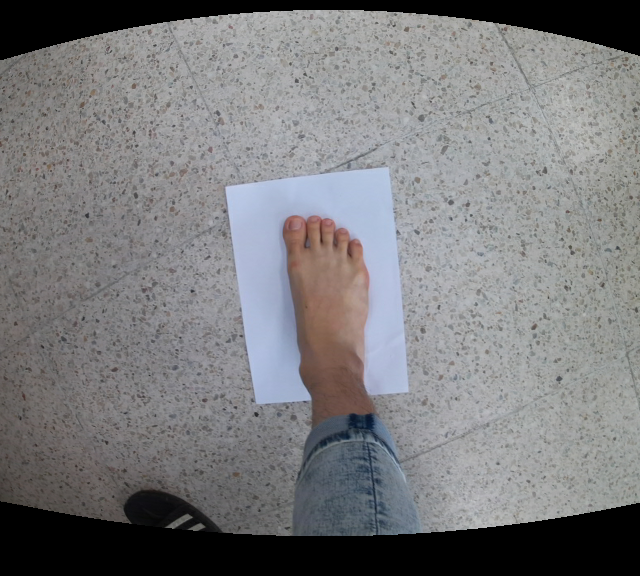
#> input picture data/final/People10/color2depth0.png, 640 x 576 px, found by its file name
$ python main.py
#> lines starting #> are read from the running program, lines starting #| are printed output that depends on the picture; after the words box and inside, x2 and y2 are one past the last pixel; in counts of white or black regions, pixels touching at a corner belong together
#> further down, color is the input picture: shape (576, 640, 3); mean B, G, R 124.1, 122.3, 122.4
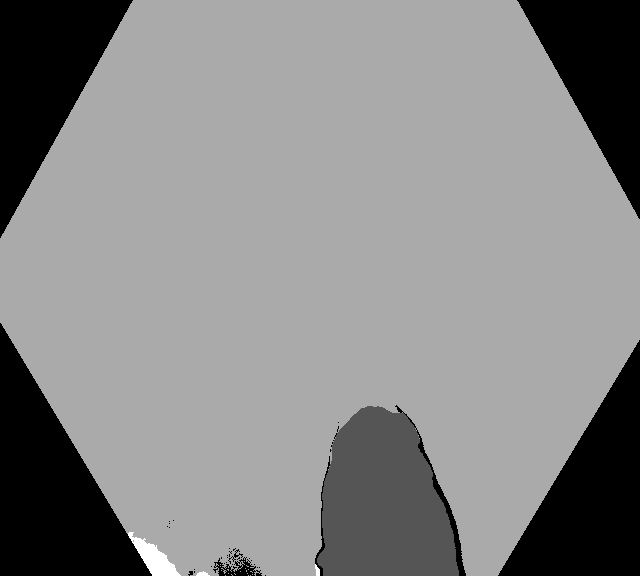
#> input picture data/final/People10/depth0.png, 640 x 576 px, found by its file name
#> further down, depth is the input picture: shape (576, 640) uint16; min 0, max 787, mean 521.8
### python/detect.py
import cv2
import numpy as np
from matplotlib import pyplot as plt
import time

def gradient(arr):#grayscale uint8 이미지의 gradient를 구함
    img_y = np.gradient(arr, axis=0)  # y차원 기울기
    img_x = np.gradient(arr, axis=1)  # x차원 기울기
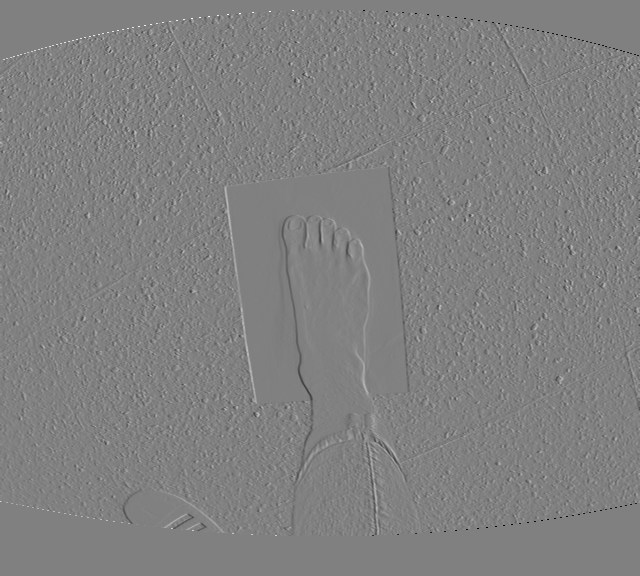
#> img_x: shape (576, 640) float64; min -93, max 91, mean 0.1; drawn with min black and max white
    return np.sqrt(np.square(img_x) + np.square(img_y)).astype(np.uint8)  # 기울기크기(int)

def detect_a4(img,debug=False):#확실하게 a4인 부분 detect
    gray = cv2.cvtColor(img, cv2.COLOR_BGR2GRAY)
    grad = gradient(gray)
    hist_gray = cv2.calcHist([gray], [0], None, [255], [0, 255])
#> hist_gray = 255 values, max 49376 at index 0, min 0 at index 1, mean 1445.6
    hist_gray[0][0] = 0
    hist_grad = np.gradient(hist_gray, axis=0)
#> hist_grad = 255 values, max 289 at index 190, min -659 at index 194, mean 0
    hist_grad = np.abs(hist_grad)
#> hist_grad = 255 values, max 659 at index 194, min 0 at index 0, mean 60.49
    ret=np.argmax(hist_grad)#가장 밝은 값이 바닥인 경우가 있어서
#> ret = 194
    if ret<150:ret=200 #의 경우가 더 잘 되긴함
    #if debug==True:print(ret)
    while (1):
        #if debug==True:print(ret)
        _, thr1 = cv2.threshold(gray, ret, 255, cv2.THRESH_BINARY)
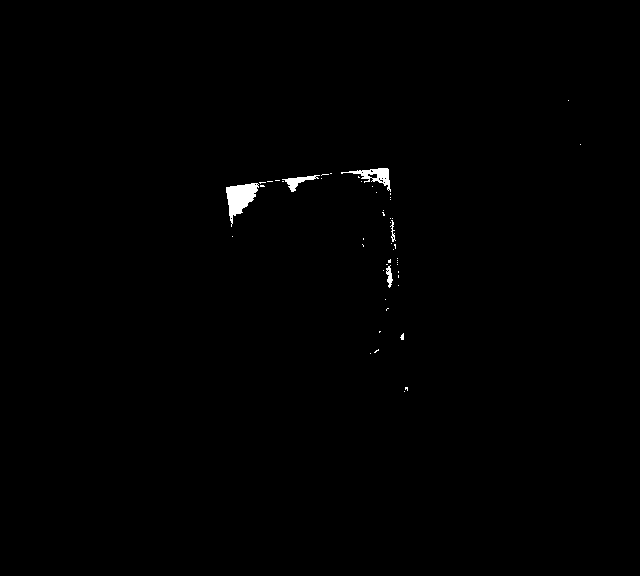
#> thr1: shape (576, 640); 0.43% white; 51 white regions (46 under 20 px), largest, box (x1, y1, x2, y2) and area: (226, 183, 259, 227) 727, (341, 168, 391, 192) 380, (282, 175, 320, 192) 214, (386, 265, 393, 288) 86, (390, 220, 396, 242) 47
        _, thr2 = cv2.threshold(grad, 10, 255, cv2.THRESH_BINARY_INV)#a4의 밝기가 일정한 것을 이용해서 오차 줄임
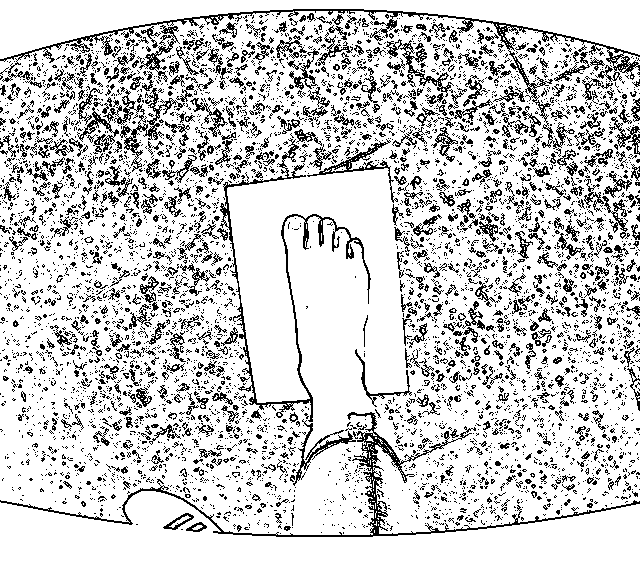
#> thr2: shape (576, 640); 81.1% white; black in thin lines or dots
        thr = cv2.bitwise_and(thr1, thr2)
#> thr: shape (576, 640); 0.41% white; 52 white regions (47 under 20 px), largest, box (x1, y1, x2, y2) and area: (227, 183, 259, 227) 689, (344, 168, 391, 192) 348, (284, 176, 319, 192) 197, (386, 265, 393, 288) 86, (390, 220, 396, 242) 47
        while (1):  # contour가 2개(하나는 배경) 남을 때까지로 변경
            kernel = cv2.getStructuringElement(cv2.MORPH_RECT, (3, 3))
            thr = cv2.morphologyEx(thr, cv2.MORPH_ERODE, kernel)#erode로 a4검출, 바닥의 밝기는 일정하지 않아(반사등) 노이즈처럼 뜸
#> thr: shape (576, 640); 0.21% white; 10 white regions (6 under 20 px), largest, box (x1, y1, x2, y2) and area: (228, 185, 256, 217) 534, (286, 177, 314, 191) 94, (374, 169, 388, 184) 89, (362, 171, 370, 178) 27
            cnt, labels, stats, centroids = cv2.connectedComponentsWithStats(thr)
#> labels: shape (576, 640) int32; 11 distinct labels, from 0 to 10
#> cnt = 11; stats = [[0, 0, 640, 576, 367863], [374, 169, 14, 15, 89], [362, 171, 8, 7, 27], [354, 172, 7, 1, 7], [371, 173, 1, 1, 1], [286, 177, 28, 14, 94], [374, 179, 4, 1, 4], [228, 185, 28, 32, 534], [389, 261, 1, 1, 1], [388, 272, 3, 10, 17], [402, 336, 1, 3, 3]]; centroids = [[319.6, 287.7], [381.9, 173.8], [365.8, 173.6], [357, 172], [371, 173], [295.9, 181.7], [375.5, 179], [239.8, 197.1], [389, 261], [389.4, 277.2], [402, 337]]
            if (False):
                cv2.imshow('sure a4',thr)
                cv2.waitKey(0)
                cv2.destroyAllWindows()
            if (cnt == 2): break
            if (cnt == 1): break
        if (cnt == 1): ret = ret - 1#빈화면인 경우 threshold값 줄이고 다시
        if (cnt == 2):
            if(len(thr[thr == 255])>10):
                break
            else: ret=ret-1
    out = cv2.bitwise_and(gray, gray, mask=thr).astype(np.uint8)
    _, out = cv2.threshold(out, 1, 1023, cv2.THRESH_BINARY)
#> out: shape (576, 640); 0.04% white; 1 white region, box (x1, y1, x2, y2) and area: (233, 190, 249, 209) 154
    out = out//255*1#마커값
    if (debug == True):
        plt.subplot(2, 1, 1), plt.imshow(img), plt.title('input')
        plt.subplot(2,1,2),plt.imshow(out),plt.title('sure a4')
        plt.show()
    return out

def detect_not_a4(color,dep,debug=False):#otsu는 정규분포형 히스토그램이면 사용불가=>depth의 1이 아닌 최소값을 기순으로 line그리기, 어차피 최소값이 다리일 것, hsv 히스토그램 역투영으로 발 검출?
#> called with debug = False
    mask=np.zeros((dep.shape[0],dep.shape[1]),dtype='uint8')
    if(dep.shape[0]>dep.shape[1]):T=dep.shape[1]//6
    else:T=dep.shape[0]//6
    mask=cv2.rectangle(mask,(0,0),(dep.shape[1]-1,dep.shape[0]-1),2,T)
    #mask = cv2.rectangle(mask, (0, 0), (dep.shape[1] - 1, dep.shape[0] - 1), 2, 10)
    color_hsv = cv2.cvtColor(color, cv2.COLOR_BGR2HSV)
#> color_hsv: shape (576, 640, 3); mean H, S, V 65.3, 13.6, 127.1
    skin=cv2.imread('skin.png')
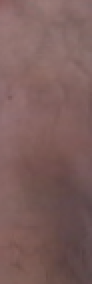
#> input picture python/skin.png, 46 x 142 px (shown 2 times larger)
#> skin is the input picture: shape (142, 46, 3); mean B, G, R 92, 94.5, 124.7
    skin=cv2.cvtColor(skin,cv2.COLOR_BGR2HSV)
#> skin: shape (142, 46, 3); mean H, S, V 21.8, 67.5, 124.7
    skin = cv2.calcHist([skin], [0, 1], None, [180, 256], [0, 180, 0, 256])
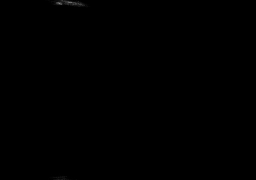
#> skin: shape (180, 256) float32; min 0, max 133, mean 0.1
    bp=cv2.calcBackProject([color_hsv],[0,1],skin,[0,180,0,256],1)
    _,bp=cv2.threshold(bp,1,255,cv2.THRESH_BINARY)
#> bp: shape (576, 640); 0.57% white; 113 white regions (99 under 20 px), largest, box (x1, y1, x2, y2) and area: (311, 348, 373, 415) 1114, (301, 341, 315, 362) 106, (291, 216, 304, 231) 105
    kernel = cv2.getStructuringElement(cv2.MORPH_RECT, (3, 3))
    bp = cv2.morphologyEx(bp, cv2.MORPH_ERODE, kernel)
#> bp: shape (576, 640); 0.13% white; 31 white regions (26 under 20 px), largest, box (x1, y1, x2, y2) and area: (336, 384, 369, 411) 208, (352, 356, 362, 376) 77, (294, 218, 302, 229) 40, (304, 350, 313, 356) 28, (313, 391, 324, 399) 22
    bp[bp==255]=2
    mask=cv2.bitwise_or(bp,mask)
    if(debug==True):
        plt.subplot(2,1,1),plt.imshow(color),plt.title('input')
        plt.subplot(2, 1, 2), plt.imshow(mask), plt.title('sure not a4')
        plt.show()
    return mask

### python/watershed.py
import cv2
import numpy as np
from matplotlib import pyplot as plt
import time
from detect import gradient

def watershed_a4(img,a4_mask,leg_mask,debug=False):#빛에 민감함, 마킹을 a4를 둘러쌓듯이 하면 덜하지만 자동으로 하기에는 무리(a4에서 흘러 넘침)
#> called with debug = False
    mask = cv2.bitwise_or(a4_mask, leg_mask).astype(np.int32)
#> mask: shape (576, 640) int32; 3 distinct labels, from 0 to 2
    if debug==True:
        plt.subplot(2, 1, 1), plt.imshow(img),plt.title('input')
        plt.subplot(2,1,2),plt.imshow(mask),plt.title('marker')
        plt.show()
    mask=cv2.watershed(img,mask)#opencv watershed는 window창 끝도 shed로 인식하여 문제가 생김=>지움
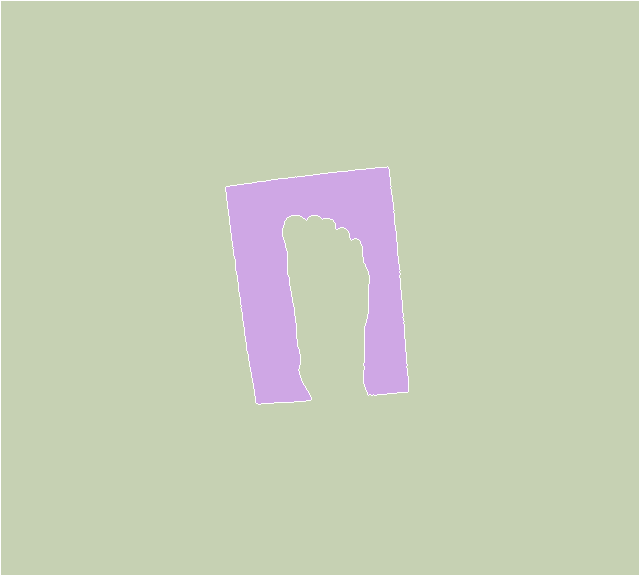
#> mask: shape (576, 640) int32; 3 distinct labels, from -1 to 2; one colour per label, 0 black, -1 white
    mask=mask.astype(np.uint8)
    mask[mask==1]=255#a4
#> (the rest of the program and of its run is left out)
